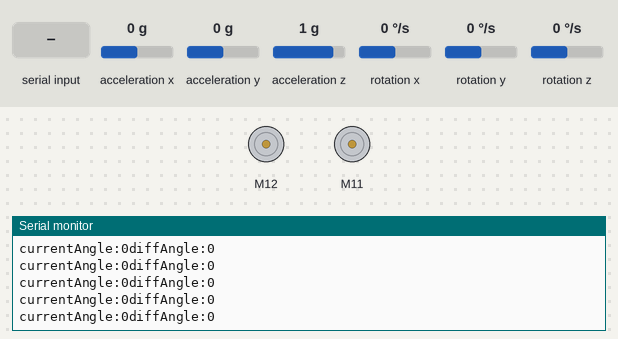
Bench run of a sketch on a simulated Arduino Uno, built with avr-gcc and run on an emulated ATmega328P. Parts: 2 × DC motor (green arrow = forward, orange = backward, longer = faster), the last lines printed to the serial monitor. The inputs (shaded band) are chosen by the test bench; at power-on: acceleration x 0 g, acceleration y 0 g, acceleration z 1 g, rotation x 0 °/s, rotation y 0 °/s, rotation z 0 °/s.

Above: at 2.0 s.
2.1 s: "90,45\n" received over Serial
At 2.9 s:
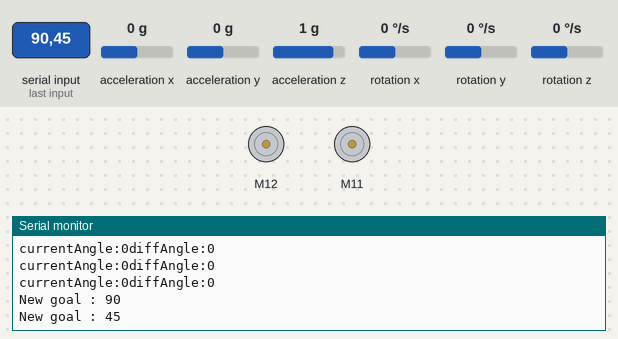
5.1 s: "30,150\n" received over Serial
At 5.9 s:
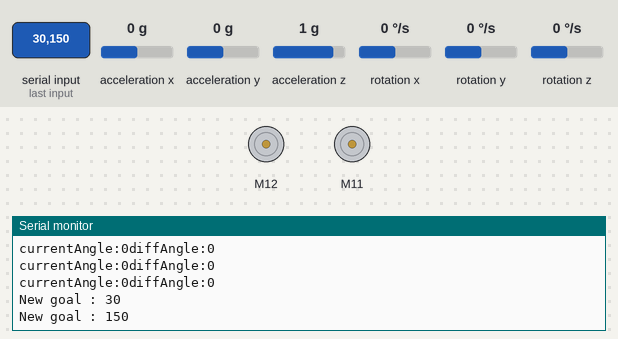
Timing chart, 0 to 8.1 s (numbered marks = the images above; inputs shaded):
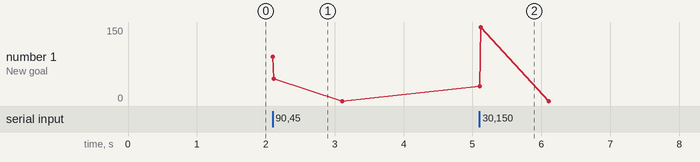

Measured:
- after the input at 2.1 s, the serial monitor: prints a new line at once (image 1)
- after the input at 5.1 s, the serial monitor: prints a new line at once (image 2)

The sketch:

ranger_gyro_turnUntil.ino
```cpp
#include <MeAuriga.h>
#include <Wire.h>

unsigned long currentTime = 0;
unsigned int dt = 0;
unsigned long previousTime = 0;

int moveSpeed = 30;

int angleGoal = 0;
int angleCurrent = 0;
int deadBand = 1;
int factor = 10;
int diffAngle = 0;
bool goalNew = false;

unsigned long serialOutputPrevious = 0;
int serialOutputDelay = 250;

MeGyro gyro(0, 0x69);
MeEncoderOnBoard encoderRight(SLOT1);
MeEncoderOnBoard encoderLeft(SLOT2);

void gyroTask() {

  angleCurrent = gyro.getAngleZ();
  gyro.update();
}

void encoderTask() {
  encoderLeft.loop();
  encoderRight.loop();
}

bool turnUntil(float degrees) {
  bool result = false;

  diffAngle = angleCurrent - angleGoal;

  if (abs(diffAngle) < deadBand) {
    result = true;
  }

  if (!result) {
    if (diffAngle > 0) {
      encoderLeft.setMotorPwm(-moveSpeed * 2);
      encoderRight.setMotorPwm(-moveSpeed * 2);
    } else {
      encoderLeft.setMotorPwm(moveSpeed * 2);
      encoderRight.setMotorPwm(moveSpeed * 2);
    }
  } else {
    stopMotor();
  }

  return result;
}

void stopMotor(){
  encoderLeft.setMotorPwm(0);
  encoderRight.setMotorPwm(0);
  goalNew = false;
}


void isr_process_encoder1(void)
{
  if(digitalRead(encoderRight.getPortB()) == 0)
  {
    encoderRight.pulsePosMinus();
  }
  else
  {
    encoderRight.pulsePosPlus();;
  }
}

void isr_process_encoder2(void) {
  if(digitalRead(encoderLeft.getPortB()) == 0)
  {
    encoderLeft.pulsePosMinus();
  }
  else
  {
    encoderLeft.pulsePosPlus();
  }
}

void encoderConfig() {
  attachInterrupt(encoderRight.getIntNum(), isr_process_encoder1, RISING);
  attachInterrupt(encoderLeft.getIntNum(), isr_process_encoder2, RISING);

  //Set PWM 8KHz
  TCCR1A = _BV(WGM10);
  TCCR1B = _BV(CS11) | _BV(WGM12);

  TCCR2A = _BV(WGM21) | _BV(WGM20);
  TCCR2B = _BV(CS21);

  encoderRight.setPulse(9);
  encoderLeft.setPulse(9);
  encoderRight.setRatio(39.267);
  encoderLeft.setRatio(39.267);
  encoderRight.setPosPid(1.8,0,1.2);
  encoderLeft.setPosPid(1.8,0,1.2);
  encoderRight.setSpeedPid(0.18,0,0);
  encoderLeft.setSpeedPid(0.18,0,0);
}

// Fonction pour lire les commandes reçues par série
void serialInputTask() {
  if (!Serial.available()) return;

  // Permet de convertir une valeur reçue en float.
  angleGoal = Serial.parseInt();

  if (angleGoal == 999) {
    stopMotor();
    return;
  }

  angleGoal = angleCurrent + angleGoal;

  Serial.print("New goal : ");
  Serial.println(angleGoal);
  goalNew = true;
}

void serialOutputTask() {
  if (currentTime - serialOutputPrevious < serialOutputDelay) return;

  serialOutputPrevious = currentTime;

  Serial.print("currentAngle:");
  Serial.print(angleCurrent);
  Serial.print("diffAngle:");
  Serial.println(diffAngle);
}

void setup() {
  Serial.begin(9600);
  encoderConfig();

  gyro.begin();

}

void loop() {
  currentTime = millis();
  dt = currentTime - previousTime;
  previousTime = currentTime;

  serialInputTask();

  if (goalNew) {
    goalNew = !turnUntil(angleGoal);
  }

  gyroTask();
  encoderTask();

  serialOutputTask();
}
```
